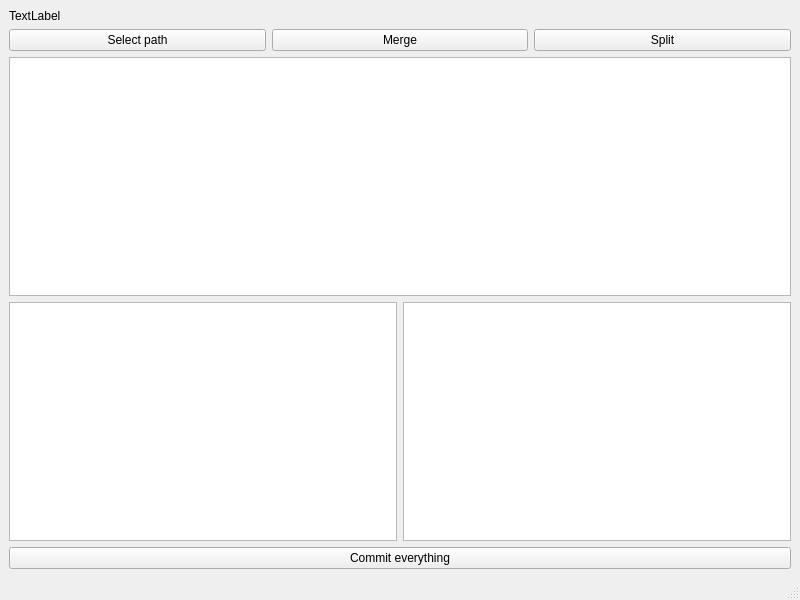
<?xml version="1.0" encoding="UTF-8"?>
<ui version="4.0">
 <class>MainWindow</class>
 <widget class="QMainWindow" name="MainWindow">
  <property name="geometry">
   <rect>
    <x>0</x>
    <y>0</y>
    <width>800</width>
    <height>600</height>
   </rect>
  </property>
  <property name="windowTitle">
   <string>Git Swap</string>
  </property>
  <widget class="QWidget" name="centralwidget">
   <layout class="QVBoxLayout" name="verticalLayout">
    <item>
     <widget class="QLabel" name="pathLabel">
      <property name="text">
       <string>TextLabel</string>
      </property>
     </widget>
    </item>
    <item>
     <layout class="QHBoxLayout" name="horizontalLayout_2">
      <item>
       <widget class="QPushButton" name="pathButton">
        <property name="text">
         <string>Select path</string>
        </property>
       </widget>
      </item>
      <item>
       <widget class="QPushButton" name="mergeButton">
        <property name="text">
         <string>Merge</string>
        </property>
       </widget>
      </item>
      <item>
       <widget class="QPushButton" name="splitButton">
        <property name="text">
         <string>Split</string>
        </property>
       </widget>
      </item>
     </layout>
    </item>
    <item>
     <widget class="QListView" name="commitList"/>
    </item>
    <item>
     <layout class="QHBoxLayout" name="horizontalLayout">
      <item>
       <widget class="QListView" name="fileView"/>
      </item>
      <item>
       <widget class="QListView" name="diffView"/>
      </item>
     </layout>
    </item>
    <item>
     <widget class="QPushButton" name="commitButton">
      <property name="text">
       <string>Commit everything</string>
      </property>
     </widget>
    </item>
   </layout>
  </widget>
  <widget class="QMenuBar" name="menubar">
   <property name="geometry">
    <rect>
     <x>0</x>
     <y>0</y>
     <width>800</width>
     <height>22</height>
    </rect>
   </property>
  </widget>
  <widget class="QStatusBar" name="statusbar"/>
 </widget>
 <resources/>
 <connections/>
</ui>
